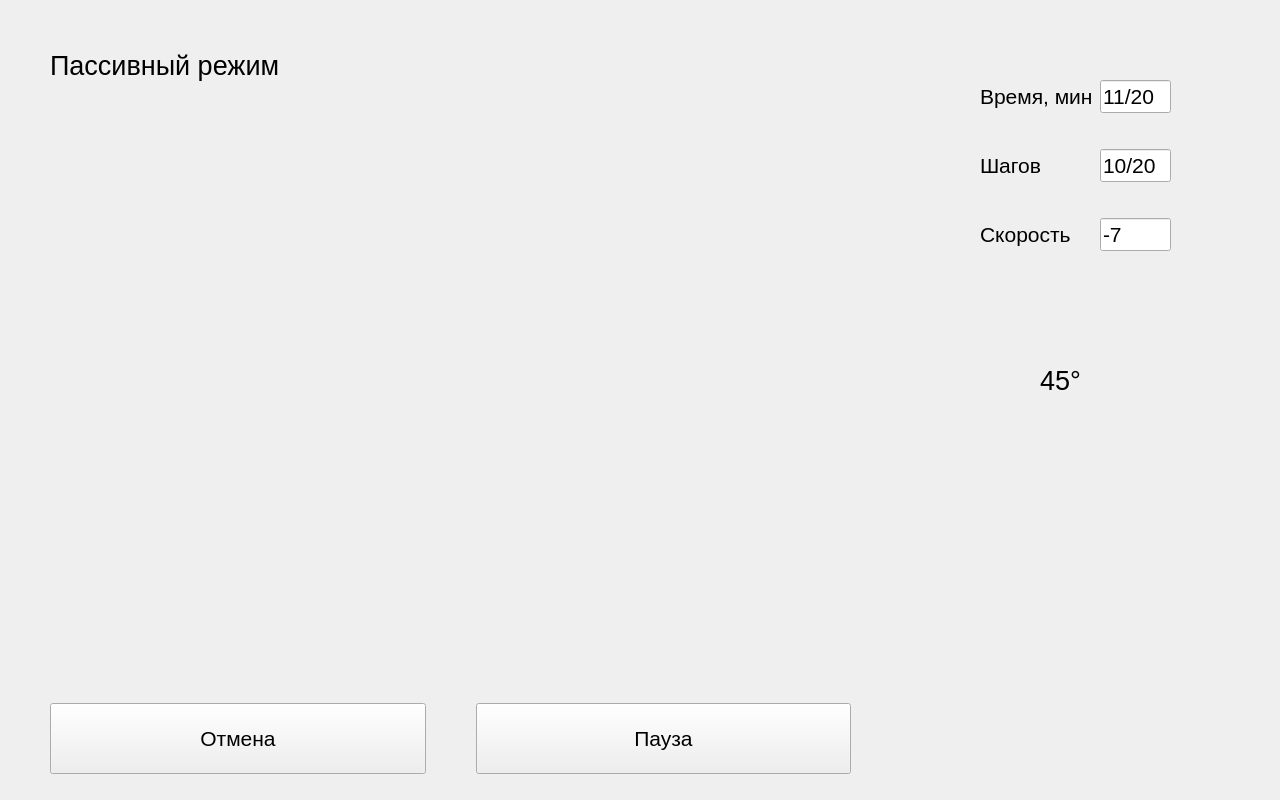
<?xml version="1.0" encoding="UTF-8"?>
<ui version="4.0">
 <class>PassiveModeStartPage</class>
 <widget class="QWidget" name="PassiveModeStartPage">
  <property name="geometry">
   <rect>
    <x>0</x>
    <y>0</y>
    <width>1280</width>
    <height>800</height>
   </rect>
  </property>
  <property name="windowTitle">
   <string>Form</string>
  </property>
  <widget class="QLabel" name="labelLegImg">
   <property name="geometry">
    <rect>
     <x>10</x>
     <y>190</y>
     <width>841</width>
     <height>491</height>
    </rect>
   </property>
   <property name="text">
    <string>&lt;html&gt;&lt;head/&gt;&lt;body&gt;&lt;p&gt;&lt;img src=&quot;:/leg_img/main_img/detail_00027.png&quot;/&gt;&lt;/p&gt;&lt;/body&gt;&lt;/html&gt;</string>
   </property>
  </widget>
  <widget class="QWidget" name="verticalLayoutWidget">
   <property name="geometry">
    <rect>
     <x>1100</x>
     <y>50</y>
     <width>71</width>
     <height>231</height>
    </rect>
   </property>
   <layout class="QVBoxLayout" name="verticalLayout">
    <item>
     <widget class="QLineEdit" name="lineEditTime">
      <property name="font">
       <font>
        <pointsize>16</pointsize>
       </font>
      </property>
      <property name="text">
       <string>11/20</string>
      </property>
      <property name="alignment">
       <set>Qt::AlignLeading|Qt::AlignLeft|Qt::AlignVCenter</set>
      </property>
      <property name="readOnly">
       <bool>true</bool>
      </property>
     </widget>
    </item>
    <item>
     <widget class="QLineEdit" name="lineEditSteps">
      <property name="font">
       <font>
        <pointsize>16</pointsize>
       </font>
      </property>
      <property name="text">
       <string>10/20</string>
      </property>
      <property name="readOnly">
       <bool>true</bool>
      </property>
     </widget>
    </item>
    <item>
     <widget class="QLineEdit" name="lineEditSpeed">
      <property name="font">
       <font>
        <pointsize>16</pointsize>
       </font>
      </property>
      <property name="text">
       <string>-7</string>
      </property>
      <property name="readOnly">
       <bool>true</bool>
      </property>
     </widget>
    </item>
   </layout>
  </widget>
  <widget class="QWidget" name="verticalLayoutWidget_2">
   <property name="geometry">
    <rect>
     <x>980</x>
     <y>50</y>
     <width>121</width>
     <height>231</height>
    </rect>
   </property>
   <layout class="QVBoxLayout" name="verticalLayoutLabels">
    <property name="spacing">
     <number>6</number>
    </property>
    <property name="leftMargin">
     <number>0</number>
    </property>
    <property name="topMargin">
     <number>15</number>
    </property>
    <property name="bottomMargin">
     <number>15</number>
    </property>
    <item>
     <widget class="QLabel" name="labelTime">
      <property name="font">
       <font>
        <pointsize>16</pointsize>
       </font>
      </property>
      <property name="text">
       <string>Время, мин</string>
      </property>
     </widget>
    </item>
    <item>
     <widget class="QLabel" name="labelSteps">
      <property name="font">
       <font>
        <pointsize>16</pointsize>
       </font>
      </property>
      <property name="text">
       <string>Шагов</string>
      </property>
     </widget>
    </item>
    <item>
     <widget class="QLabel" name="labelSpeed">
      <property name="font">
       <font>
        <pointsize>16</pointsize>
       </font>
      </property>
      <property name="text">
       <string>Скорость</string>
      </property>
     </widget>
    </item>
   </layout>
  </widget>
  <widget class="QLabel" name="label">
   <property name="geometry">
    <rect>
     <x>1100</x>
     <y>320</y>
     <width>151</width>
     <height>131</height>
    </rect>
   </property>
   <property name="font">
    <font>
     <pointsize>12</pointsize>
    </font>
   </property>
   <property name="text">
    <string>&lt;html&gt;&lt;head/&gt;&lt;body&gt;&lt;p&gt;&lt;img src=&quot;:/images/passive_angle.png&quot;/&gt;&lt;/p&gt;&lt;/body&gt;&lt;/html&gt;</string>
   </property>
  </widget>
  <widget class="QWidget" name="horizontalLayoutWidget">
   <property name="geometry">
    <rect>
     <x>0</x>
     <y>703</y>
     <width>851</width>
     <height>101</height>
    </rect>
   </property>
   <layout class="QHBoxLayout" name="horizontalLayout">
    <property name="spacing">
     <number>50</number>
    </property>
    <property name="leftMargin">
     <number>50</number>
    </property>
    <property name="bottomMargin">
     <number>30</number>
    </property>
    <item>
     <widget class="QPushButton" name="pushButtonCancel">
      <property name="sizePolicy">
       <sizepolicy hsizetype="Expanding" vsizetype="Expanding">
        <horstretch>0</horstretch>
        <verstretch>0</verstretch>
       </sizepolicy>
      </property>
      <property name="font">
       <font>
        <pointsize>16</pointsize>
       </font>
      </property>
      <property name="text">
       <string>Отмена</string>
      </property>
     </widget>
    </item>
    <item>
     <widget class="QPushButton" name="pushButtonStart">
      <property name="sizePolicy">
       <sizepolicy hsizetype="Expanding" vsizetype="Expanding">
        <horstretch>0</horstretch>
        <verstretch>0</verstretch>
       </sizepolicy>
      </property>
      <property name="font">
       <font>
        <pointsize>16</pointsize>
       </font>
      </property>
      <property name="text">
       <string>Пауза</string>
      </property>
     </widget>
    </item>
   </layout>
  </widget>
  <widget class="QLabel" name="labelPassiveMode">
   <property name="geometry">
    <rect>
     <x>50</x>
     <y>40</y>
     <width>331</width>
     <height>51</height>
    </rect>
   </property>
   <property name="font">
    <font>
     <pointsize>20</pointsize>
    </font>
   </property>
   <property name="text">
    <string>Пассивный режим</string>
   </property>
  </widget>
  <widget class="QLabel" name="labelAngle">
   <property name="geometry">
    <rect>
     <x>1010</x>
     <y>350</y>
     <width>71</width>
     <height>61</height>
    </rect>
   </property>
   <property name="font">
    <font>
     <pointsize>20</pointsize>
    </font>
   </property>
   <property name="text">
    <string>&lt;html&gt;&lt;head/&gt;&lt;body&gt;&lt;p&gt;45°&lt;/p&gt;&lt;/body&gt;&lt;/html&gt;</string>
   </property>
   <property name="alignment">
    <set>Qt::AlignRight|Qt::AlignTrailing|Qt::AlignVCenter</set>
   </property>
  </widget>
 </widget>
 <resources/>
 <connections/>
</ui>
